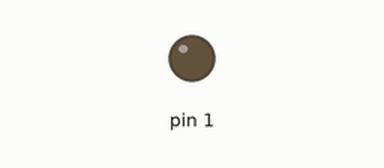
Simulated run of this sketch. Board: Arduino Uno, built with avr-gcc and run on an emulated ATmega328P. Shown: output pins drawn as LEDs (lit = HIGH).

Above: at 0.1 s.
At 60.1 s:
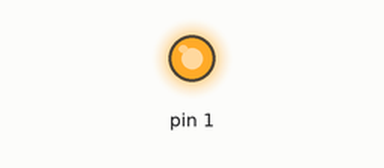
Timing chart, 0 to 91.5 s (numbered marks = the images above):
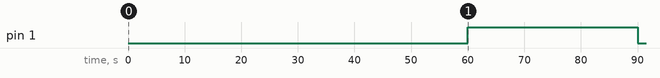

The sketch:

TurnTest.ino
```cpp
void setup() {
  pinMode(1,OUTPUT);
  delay(60000);
}

void loop() {
  digitalWrite(1,HIGH);
  delay(30000);
  digitalWrite(1,LOW);
  delay(120000);
}
```

Measured:
- by itself, pin 1: LOW → HIGH at 60.0 s, → LOW 30.0 s later
